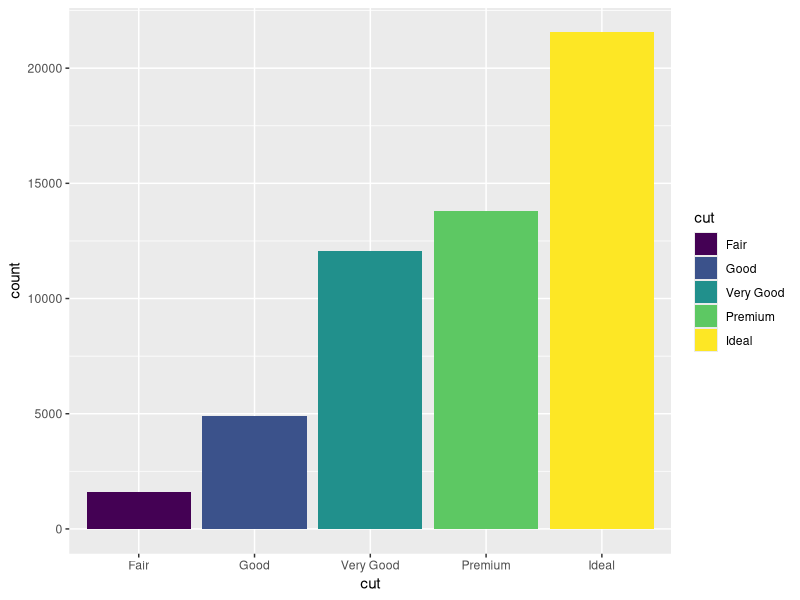

Here is the R script that generated this plot:
## if font is small, please let me know

## to change font size please go to Tools > Global Options > Appearance >font size


## if this is your first time here please install tidyverse package
install.packages("tidyverse")

## load tidyverse
library(tidyverse)

## today will work with the "diamonds" dataset already part of R 

## Recap from last workshop
## functions to look at dataset (gives you an idea what the dataset looks like)
View(diamonds)
head(diamonds)
tail(diamonds)
str(diamonds)


## Recap from ggplot workshop
ggplot (data = diamonds, mapping = aes(x=cut, fill= cut)) +
    geom_bar()


## lets say we only want to look or work with only Ideal cut
## we need to subset the data to only look at cut == Ideal
## we use the function filter
diamonds %>% 
    filter(cut=='Ideal') ##remember to use == for equality and put string in ''

## if you want to create a new dataset with this subset you simply assign it a name
IdealDiamonds <- diamonds %>% 
    filter (cut=='Ideal')

## you can also filter by the values of one or more columns:
## give me only diamonds that have color =='E' and price > 350
## 2 ways to do this:

diamonds %>% 
    filter(color=='E' , price>350) 

diamonds %>% 
    filter(color=='E' & price>350)  ## I like this one better 



## give me only diamonds that have color =='E' or price > 350
diamonds %>% 
    filter(color=='E' | price>350)   ## remember the "or" syntax |


## give everything but dont include when cut == 'Fair' 
diamonds %>% 
    filter(cut!='Fair')    ## remember not equal !=


######################################################################3

## summarize:

## You can use all kind of functions to summarize the data:
## There are many other summary statistics you could consider such:
## sd(), min(), max(), median(), sum(), 
## n() (returns the length of vector), first() (returns first value in vector), 
## last() (returns last value in vector) and n_distinct() (number of distinct values in vector).

#calculating the mean of the column price
diamonds %>% 
    summarize(mean(price))


## but what if you want the mean price for each cut group
#Group by one column and then summarizing with those groups
diamonds %>% 
    group_by(cut) %>% 
    summarize(mean(price))
## notice the result in the console
## it gave you a tibble with the summary and it created a column called `mean(price)`

## you can name that column if you want to, call it mean_price
diamonds %>% 
    group_by(cut) %>% 
    summarize(mean_price=mean(price))
## so summarize is usually paired with group_by to summarize individual groups

## lets count how many were in each group (call it total)
diamonds %>% 
    group_by(cut) %>% 
    summarize(mean_price=mean(price),total=n()) 
## we used the n() to count the total number in each group of cut (how many diamonds in each cut)

######################################################################
## mutate:
## lets say we want to calculate the price per caret and you want to store
## this result in a new column/variable
diamonds2 <- diamonds %>% 
    mutate(price_per_carat = price / carat)

## lets see what is looks like
str(diamonds2)
##notice we now have  11 variables


########################################################################
## arrange: reorder the rows by one or more columns

#reorder by the column "cut"
diamonds %>% 
    arrange(cut)


## reorder by the column cut and price. 
## To order in descending way, put the column in desc()
diamonds %>% 
    arrange(cut,desc(price))  ## so first it arranges by cut and then by price in descending order



## Lets chain/pipe functions
## Select all diamonds with a fair cut and then calucate the mean price (name it mean_price)
## depending on the clarity
diamonds %>% 
    filter(cut=='Fair') %>% 
    group_by(clarity) %>% 
    summarise(mean_price=mean(price))


##############################################################################33

### Challenge  
## Take 5 minutes to do this on your own:

## Select all Diamnons with the color 'H' and 
## calculate the the number of diamonds, depending on the clarity???
## name the number of diamonds : total







## Answer

diamonds %>% 
    group_by(cut) %>% 
    summarize(total = n())




########################################################################33
## Challenge 2
## Take 5 minutes to do this on your own:

## Select all diamonds with a number of carats bigger than 3. 
## Calculate the mean, median and sum of price and the number of diamonds depending on the cut. 
## give your summary names:
## mean_price
## median_price
## sum_price
## total

## then order the data depending on the number of diamonds.







## Answer
diamonds %>% 
    filter(carat>3) %>%
    group_by(cut) %>% 
    summarize(mean_price = mean(price),
              median_price = median(price),
              sum_price = sum(price),
              total=n()) %>% 
    arrange(total)




## next workshop will revisit these functions again and add some more
##THANK YOU VANESSA